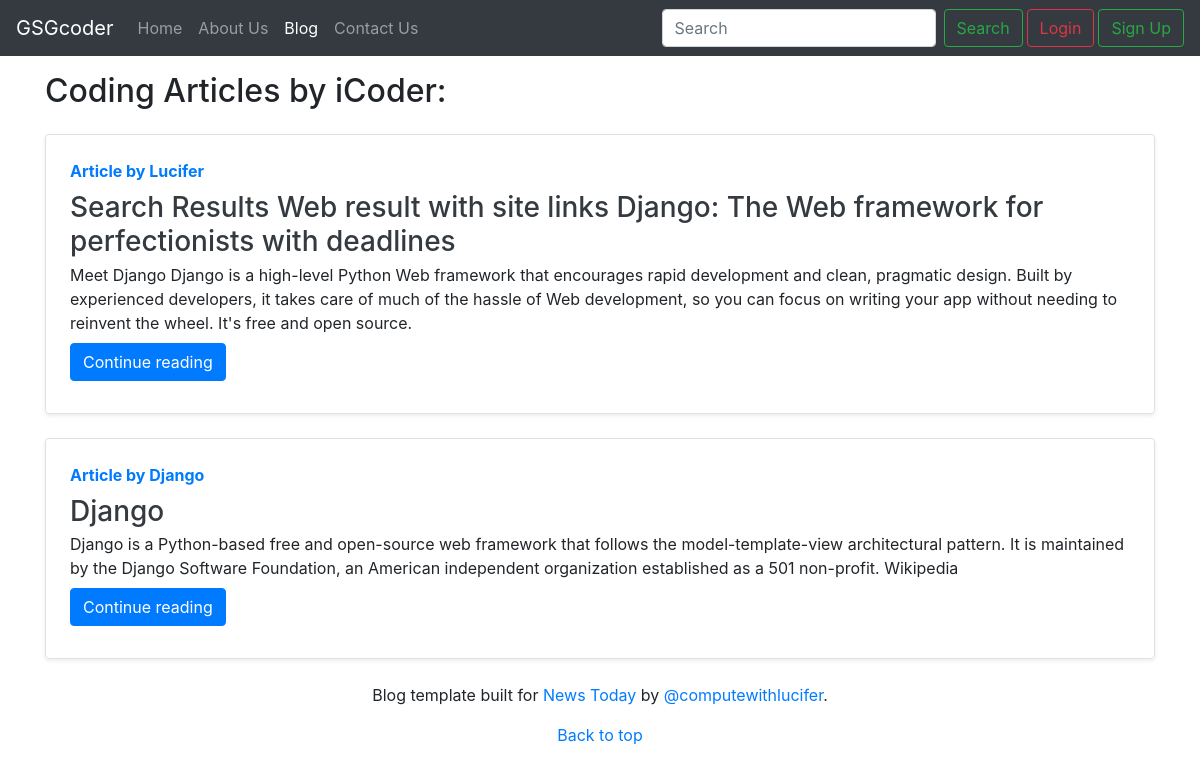
Screenshot of /blog/ with the database file from the repository.
### blog/models.py (models this page shows, shortened)
class Post(models.Model):
    s_no = models.AutoField(primary_key=True)
    title = models.CharField(max_length=220)
    head_title = models.CharField(max_length=220)
    content = models.TextField()
    author = models.CharField(max_length=13)
    timestamp = models.DateTimeField(blank=True)
    slug = models.CharField(max_length=130, default='')

### blog/views.py (the view)
# urls.py: path('',views.index,name='Home'),
def index(request):
    allposts = Post.objects.all()
    context = {'allposts': allposts}
    return render(request, 'blog/index.html', context)

### blog/templates/blog/index.html (shortened to what this page needs)
{% extends 'base.html' %}
{% block active4 %}active
{% endblock active4 %}
{% block body %}
<div class="container my-3">
    <h2>Coding Articles by iCoder:</h2>
    {% for post in allposts %}
    <div class="row no-gutters border rounded overflow-hidden flex-md-row my-4 shadow-sm h-md-250 position-relative">
        <div class="col p-4 d-flex flex-column position-static">
            <strong class="d-inline-block mb-2 text-primary">Article by {{post.author}}</strong>
            <h3 class="mb-0"><a href="/blog/{{post.slug}}" class="text-dark">{{post.title}}</a></h3>
            <p class="card-text mb-auto">{{post.content| truncatechars:500 }}</p>
            <div class="my-2">
            <a href="/blog/{{post.slug}}" role="button" class="btn btn-primary">Continue reading</a>
            </div>
        </div>
    </div>
    {% endfor %}
</div>
{% endblock body %}

### rows the page displays
Post: author "Lucifer", title "Search Results Web result with site links Django: The Web framework for perfectionists with deadlines", content "Meet Django Django is a high-level Python Web framework that encourages rapid development and clean, pragmatic design. Built by experienced developers, it takes care of much of the hassle of Web development, so you can focus on writing your app without needing to reinvent the wheel. It's free and open source."
Post: author "Django", title "Django", content "Django is a Python-based free and open-source web framework that follows the model-template-view architectural pattern. It is maintained by the Django Software Foundation, an American independent organization established as a 501 non-profit. Wikipedia"
